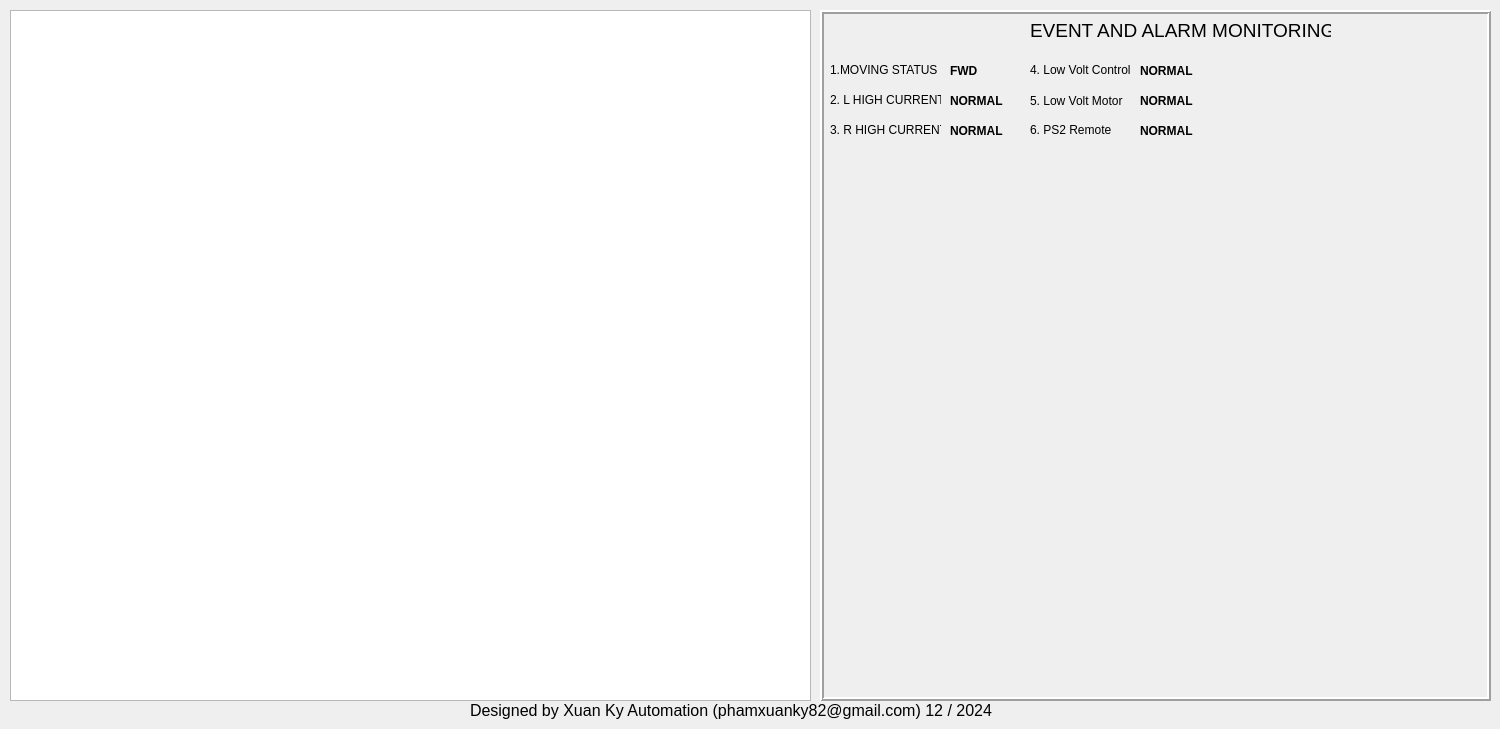
    <widget class="QWidget" name="tab_2">
     <attribute name="title">
      <string>Data_AlarmMonitor</string>
     </attribute>
     <widget class="QTableView" name="tableView">
      <property name="geometry">
       <rect>
        <x>10</x>
        <y>10</y>
        <width>801</width>
        <height>691</height>
       </rect>
      </property>
     </widget>
     <widget class="QFrame" name="frame_4">
      <property name="geometry">
       <rect>
        <x>820</x>
        <y>10</y>
        <width>671</width>
        <height>691</height>
       </rect>
      </property>
      <property name="frameShape">
       <enum>QFrame::Box</enum>
      </property>
      <property name="frameShadow">
       <enum>QFrame::Raised</enum>
      </property>
      <property name="lineWidth">
       <number>2</number>
      </property>
      <widget class="QLabel" name="label_29">
       <property name="geometry">
        <rect>
         <x>10</x>
         <y>80</y>
         <width>111</width>
         <height>20</height>
        </rect>
       </property>
       <property name="text">
        <string>2. L HIGH CURRENT</string>
       </property>
      </widget>
      <widget class="QLabel" name="label_31">
       <property name="geometry">
        <rect>
         <x>210</x>
         <y>50</y>
         <width>111</width>
         <height>20</height>
        </rect>
       </property>
       <property name="text">
        <string>4. Low Volt Control</string>
       </property>
      </widget>
      <widget class="QLabel" name="label_30">
       <property name="geometry">
        <rect>
         <x>10</x>
         <y>110</y>
         <width>111</width>
         <height>20</height>
        </rect>
       </property>
       <property name="text">
        <string>3. R HIGH CURRENT</string>
       </property>
      </widget>
      <widget class="QLabel" name="lbl_lowvolt_ctr">
       <property name="geometry">
        <rect>
         <x>320</x>
         <y>50</y>
         <width>91</width>
         <height>21</height>
        </rect>
       </property>
       <property name="font">
        <font>
         <bold>true</bold>
        </font>
       </property>
       <property name="text">
        <string>NORMAL</string>
       </property>
      </widget>
      <widget class="QLabel" name="lbl_Rhighcurrent">
       <property name="geometry">
        <rect>
         <x>130</x>
         <y>110</y>
         <width>81</width>
         <height>21</height>
        </rect>
       </property>
       <property name="font">
        <font>
         <bold>true</bold>
        </font>
       </property>
       <property name="text">
        <string>NORMAL</string>
       </property>
      </widget>
      <widget class="QLabel" name="label_32">
       <property name="geometry">
        <rect>
         <x>210</x>
         <y>80</y>
         <width>111</width>
         <height>21</height>
        </rect>
       </property>
       <property name="text">
        <string>5. Low Volt Motor</string>
       </property>
      </widget>
      <widget class="QLabel" name="label_38">
       <property name="geometry">
        <rect>
         <x>210</x>
         <y>10</y>
         <width>301</width>
         <height>20</height>
        </rect>
       </property>
       <property name="font">
        <font>
         <pointsize>14</pointsize>
        </font>
       </property>
       <property name="text">
        <string>EVENT AND ALARM MONITORING</string>
       </property>
      </widget>
      <widget class="QLabel" name="lbl_Lhighcurrent">
       <property name="geometry">
        <rect>
         <x>130</x>
         <y>80</y>
         <width>81</width>
         <height>21</height>
        </rect>
       </property>
       <property name="font">
        <font>
         <bold>true</bold>
        </font>
       </property>
       <property name="text">
        <string>NORMAL</string>
       </property>
      </widget>
      <widget class="QLabel" name="lbl_carmove2">
       <property name="geometry">
        <rect>
         <x>130</x>
         <y>50</y>
         <width>91</width>
         <height>21</height>
        </rect>
       </property>
       <property name="font">
        <font>
         <bold>true</bold>
        </font>
       </property>
       <property name="text">
        <string>FWD</string>
       </property>
      </widget>
      <widget class="QLabel" name="label_28">
       <property name="geometry">
        <rect>
         <x>10</x>
         <y>50</y>
         <width>111</width>
         <height>20</height>
        </rect>
       </property>
       <property name="text">
        <string>1.MOVING STATUS</string>
       </property>
      </widget>
      <widget class="QLabel" name="lbl_lowvolt_motor">
       <property name="geometry">
        <rect>
         <x>320</x>
         <y>80</y>
         <width>91</width>
         <height>21</height>
        </rect>
       </property>
       <property name="font">
        <font>
         <bold>true</bold>
        </font>
       </property>
       <property name="text">
        <string>NORMAL</string>
       </property>
      </widget>
      <widget class="QLabel" name="label_50">
       <property name="geometry">
        <rect>
         <x>210</x>
         <y>110</y>
         <width>111</width>
         <height>20</height>
        </rect>
       </property>
       <property name="text">
        <string>6. PS2 Remote </string>
       </property>
      </widget>
      <widget class="QLabel" name="lbl_ps2_remote">
       <property name="geometry">
        <rect>
         <x>320</x>
         <y>110</y>
         <width>91</width>
         <height>21</height>
        </rect>
       </property>
       <property name="font">
        <font>
         <bold>true</bold>
        </font>
       </property>
       <property name="text">
        <string>NORMAL</string>
       </property>
      </widget>
     </widget>
     <widget class="QLabel" name="label_46">
      <property name="geometry">
       <rect>
        <x>470</x>
        <y>700</y>
        <width>551</width>
        <height>20</height>
       </rect>
      </property>
      <property name="font">
       <font>
        <pointsize>12</pointsize>
       </font>
      </property>
      <property name="text">
       <string>Designed by Xuan Ky Automation (phamxuanky82@gmail.com) 12 / 2024</string>
      </property>
     </widget>
    </widget>
